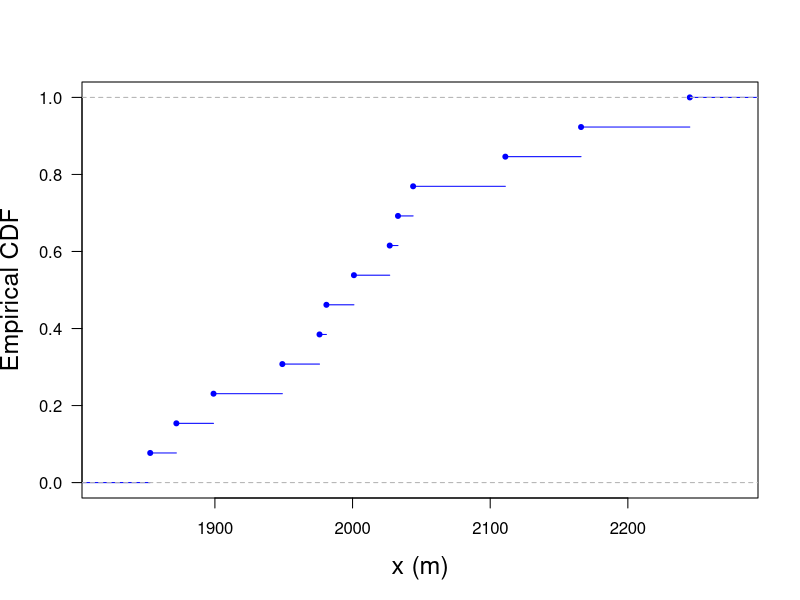

Write the R code that produced this figure.
print('file: A1-EdelweissEmpiricalCDF.R')
# Empirical cumulative distribution function: Edelweiss data
x = c(1853,1872,1899,1949,1976,1981,2001,2027,2033,2044,2111,2166,2245)
# png('EdelweissECDF171020.png',width=16,height=16,units='cm',res=300)
plot(ecdf(x),col='blue',xlab='x (m)',las=1,pch=20,cex.lab=1.5,main='',
     ylab='Empirical CDF')
# dev.off()
# ----------------------------------------------------------------
# Remarks:
# ecdf()   Compute an empirical cumulative distribution function ... (will be discussed later)
# ----------------------------------------------------------------
